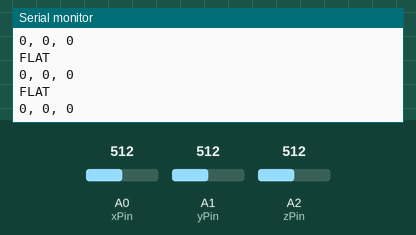
This sketch was run on a simulated Arduino Uno, built with avr-gcc and run on an emulated ATmega328P. On the bench: the last lines printed to the serial monitor. The test bench sets the inputs (shaded band); at power-on: A0 (xPin) = 512, A1 (yPin) = 512, A2 (zPin) = 512.

Above: at 2.2 s.
2.3 s: A0 (xPin) set to 522
At 2.8 s:
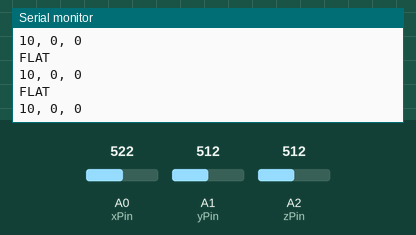
5.3 s: A1 (yPin) set to 522
At 6.0 s:
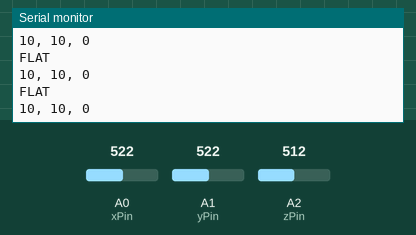
11.5 s: A0 (xPin) set to 624
At 12.6 s:
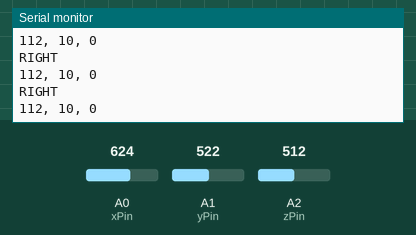
14.5 s: A0 (xPin) set to 601
At 15.3 s:
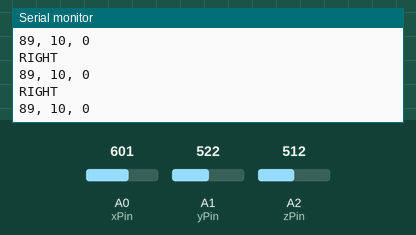
Timing chart, 0 to 17.5 s (numbered marks = the images above; inputs shaded):
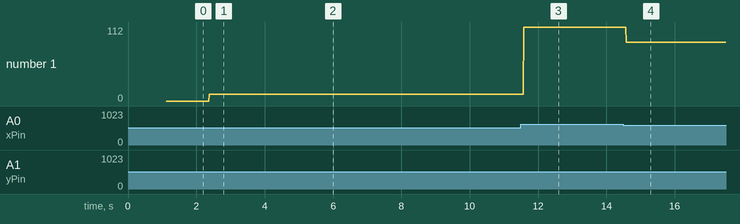

The sketch:

ADXL335_Movement.ino
```cpp
// ADXL335 – Print movement direction over Serial
// Auto-calibrates on startup

const int xPin = A0;
const int yPin = A1;
const int zPin = A2;

int xOffset = 0;
int yOffset = 0;
int zOffset = 0;

// Adjust sensitivity here if needed
const int deadZone  = 20;
const int threshold = 20;

void setup() {
  Serial.begin(9600);
  calibrate();

  Serial.println("Ready. Tilt the accelerometer.");
}

void loop() {
  int x = analogRead(xPin) - xOffset;
  int y = analogRead(yPin) - yOffset;
  int z = analogRead(zPin) - zOffset;

  Serial.println(String(x) +", "+ String(y)+ ", " + String(z));

  if (abs(x) < deadZone && abs(y) < deadZone) {
    Serial.println("FLAT");
  }

  // ---- DIAGONALS (check first) ----
  else if (x > threshold && y > threshold) {
    Serial.println("FORWARD-RIGHT");
  }
  else if (x < -threshold && y > threshold) {
    Serial.println("FORWARD-LEFT");
  }
  else if (x > threshold && y < -threshold) {
    Serial.println("BACKWARD-RIGHT");
  }
  else if (x < -threshold && y < -threshold) {
    Serial.println("BACKWARD-LEFT");
  }

  // ---- CARDINAL DIRECTIONS ----
  else if (x > threshold) {
    Serial.println("RIGHT");
  }
  else if (x < -threshold) {
    Serial.println("LEFT");
  }
  else if (y > threshold) {
    Serial.println("FORWARD");
  }
  else if (y < -threshold) {
    Serial.println("BACKWARD");
  }
}

void calibrate() {
  long xSum = 0;
  long ySum = 0;
  long zSum = 0;

  Serial.println("Calibrating... keep the board flat.");

  for (int i = 0; i < 200; i++) {
    xSum += analogRead(xPin);
    ySum += analogRead(yPin);
    zSum += analogRead(zPin);
    delay(5);
  }

  xOffset = xSum / 200;
  yOffset = ySum / 200;
  zOffset = zSum / 200;

  Serial.println("Calibration done.");
}
```

Measured:
- after the input at 2.3 s, the serial monitor: prints a new line after 0.08 s (image 1)
- after the input at 5.3 s, the serial monitor: prints a new line after 0.08 s (image 2)
- after the input at 11.5 s, the serial monitor: prints a new line after 0.08 s (image 3)
- after the input at 14.5 s, the serial monitor: prints a new line after 0.09 s (image 4)
- plotted number 1: 0 → 10 after the input at 2.3 s, 10 → 112 after the input at 11.5 s, 112 → 89 after the input at 14.5 s
